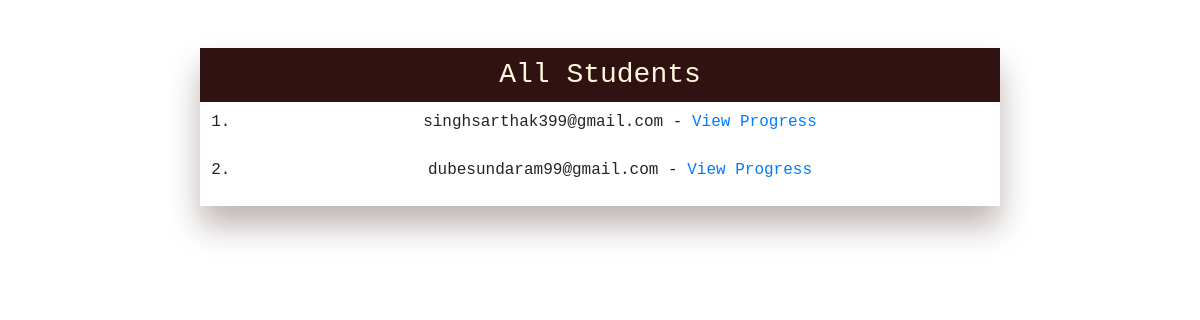
Page /all-students on the committed database.
### app.py (models this page shows, shortened)
class Student(db.Model):
    id = db.Column(db.Integer, primary_key=True)
    email = db.Column(db.String(80), unique=True)
    password = db.Column(db.String(80))

### app.py (the view)
@app.route("/all-students", methods=["GET", "POST"])
def allStudents():
	allstudents = db.session.query(Student).all()
	db.session.commit()
	return render_template("allstudents.html", allstudents=allstudents)

### templates/allstudents.html (shortened to what this page needs)
<div style="margin-top: 10vh;
    width: 100%;
    height: auto;
    max-width: 50rem;
    margin: auto;
text-align: center; align-items: center;
font-family: monospace; box-shadow: 0 20px 30px 0 rgba(43, 5, 5, 0.3);">
{% include "base.html" %}
<h3 style="background-color: rgb(48, 18, 18); color: cornsilk; padding: 10px 10px 10px 10px;">All Students</h3>
<ol>
{% for i in allstudents %}
    <li>{{i.email}} - <a href="/progress/{{i.id}}">View Progress</a></li>
    <br>
{% endfor %}
</ol>
</div>

### rows in the picture
Student: email "singhsarthak399@gmail.com"
Student: email "dubesundaram99@gmail.com"
